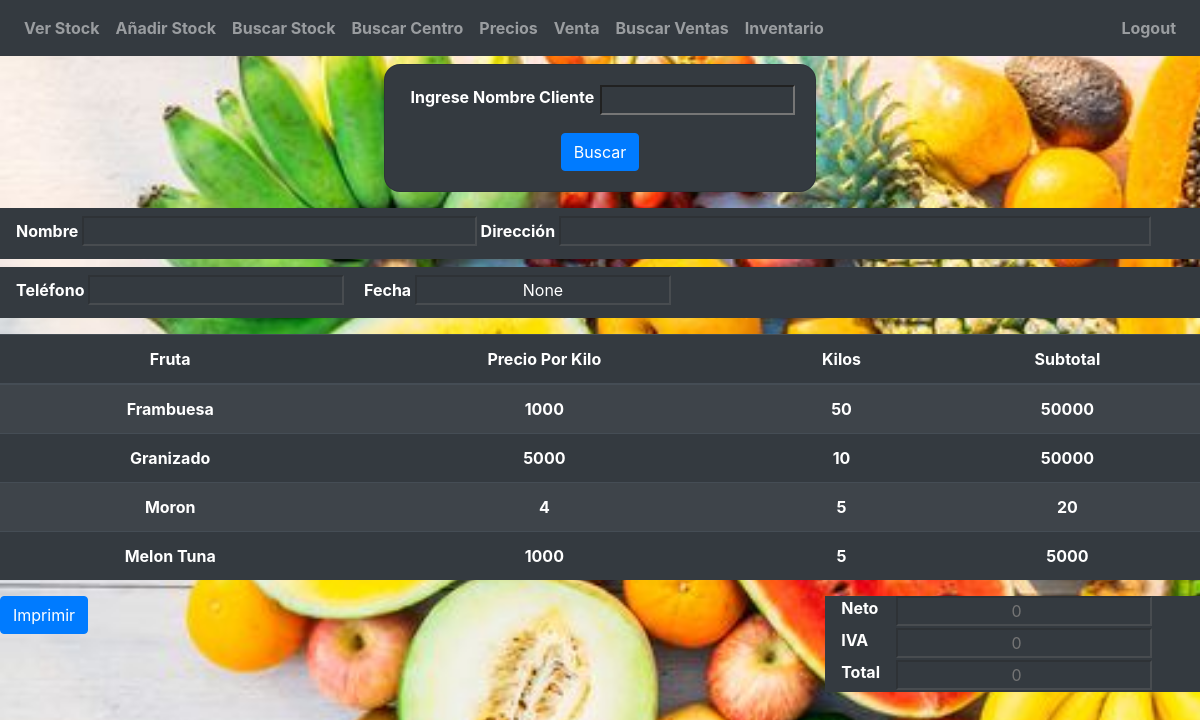
The app's page /getsales?sale_id=6 (signed in) with its own data.
### website/models.py (models this page shows)
class Fruit(db.Model):
    fruit = db.Column(db.String(150))
    fruit_id = db.Column(db.Integer, primary_key=True)
    stocks = db.relationship('Stock')
    sale_details = db.relationship('Sale_detail')

### website/views.py (the view)
@views.route('/getsales', methods=['GET'])
@login_required
def get_sales():
    client_id = request.args.get('client_id')
    id_sale = request.args.get('sale_id')
    date = request.args.get('sale_date')
    neto = request.args.get('neto')
    iva = request.args.get('19')
    total = request.args.get('total')
    client = Client.query.filter(Client.client_id == client_id).first()
    saledata = db.session.query(Sale,Sale_detail,Fruit,Prices).join(Sale_detail, Sale_detail.sale_id == Sale.sale_id).join(Fruit, Fruit.fruit_id == Sale_detail.fruit_id).join(Prices, Prices.fruit_id == Fruit.fruit_id).filter(Sale.sale_id == id_sale).all()
    return render_template("sale.html", user=current_user, cliente = client, saledata = saledata, date = date, neto = neto, iva = iva, total = total)

### website/__init__.py (called while the page is built)
def create_app():
    app = Flask(__name__)
    app.config['SECRET_KEY'] = 'programa fruta freddy'
    app.config['SQLALCHEMY_DATABASE_URI'] = f'sqlite:///{db_name}'
    db.init_app(app)
    from .views import views
    from .auth import auth
    app.register_blueprint(views, url_prefix='/')
    app.register_blueprint(auth, url_prefix='/')
    from .models import User, Fruit, Sale, Sale_detail, Stock
    create_database(app)
    login_manager = LoginManager()
    login_manager.login_view = 'auth.login'
    login_manager.init_app(app)
    @login_manager.user_loader
    def load_user(id):
        return User.query.get(int(id))
    return app

### website/templates/sale.html (shortened to what this page needs)
{% extends "base.html" %}
{% block content %}
<div class="container py-2 d-print-none">
  <div class="row d-flex justify-content-center align-items-center">
    <div class="col-12 col-md-8 col-lg-6 col-xl-5">
      <div class="card bg-dark text-white" style="border-radius: 1rem">
        <div class="card-body text-center">
          <form
            name="form_sale"
            id="form_sale"
            action="/sale_search"
            method="GET"
          >
              <label for="search">Ingrese Nombre Cliente</label>
              <input type="text" class="name bg-dark text-white text-center float-right col-lg-6 " id="name" name="name" required>
              <button type="submit" class="btn btn-primary">Buscar</button>
            </div>
        </div>
      </div>
    </div>
  </div>
</div>
{% if saledata %}
<div class="bg-dark pl-3 pb-2 pt-2 mt-2">
  <label for="name" class="text-white text-center">Nombre</label>
  <input type="text" value="{{cliente.name}}" class="name bg-dark text-white text-center col-lg-4" id="name" name="name" disabled />
  <label for="address" class="text-white text-center">Dirección</label>
  <input type="text" value="{{cliente.address}}" class="address bg-dark text-white text-center col-lg-6" id="address" name="address" disabled/>
</div>
<div class="bg-dark pl-3 pb-2 pt-2 mt-2">
  <label for="phone" class="text-white text-center">Teléfono</label>
  <input type="text" value="{{cliente.phone}}" class="phone bg-dark text-white text-center" id="phone" name="phone" disabled />
  <label for="date" class="pl-3 text-white text-center">Fecha</label>
  <input type="text" value="{{date}}" class="date bg-dark text-white text-center" id="date" name="date" disabled/>
</div>
<div class="pt-3">
  <table class="table table-striped table-dark text-center">
    <thead>
      <tr>
        <th scope="col">Fruta</th>
        <th scope="col">Precio Por Kilo</th>
        <th scope="col">Kilos</th>
        <th scope="col">Subtotal</th>
      </tr>
    </thead>
    <tbody>
      {% for sale,saledetail,fruit,prices in saledata %}
      <tr>
        <td>{{ fruit.fruit }}</td>
        <td>{{ prices.price }}</td>
        <td>{{ saledetail.kilo }}</td>
        <td>{{ saledetail.totalFruit }}</td>
      </tr>
      {% endfor %}
    </tbody>
  </table>
  <div class="float-right">
  <div class="bg-dark pr-5">
    <label for="sub" class="text-white text-center px-3">Neto</label>
    <input type="number" name="sub" id="sub" class="sub text-center text-white bg-dark float-right" disabled placeholder="0" value="{{neto}}">
  </div>
  <div class="bg-dark  pr-5">
    <label for="iva" class="text-white text-center px-3">IVA</label>
    <input type="number" name="iva" id="iva" class="iva text-center text-white bg-dark float-right" disabled placeholder="0" value="{{iva}}">
  </div>
  <div class="bg-dark pr-5">
    <label for="totaliva" class="text-white text-center px-3">Total</label>
    <input type="number" name="totaliva" id="totaliva" class="totaliva text-center text-white bg-dark float-right" disabled placeholder="0" value="{{total}}">
  </div>
</div>
  <button class="btn btn-primary hidden-print d-print-none" onclick="window.print(); return false;">Imprimir</button>
</div>
{% endif %}
{% endblock %}

### website/static/css/style.css (style rules this page uses)
body { background-image: url('/static/img/frutas.jpg'); height: 100vh; background-size: cover; font-weight: bold; }

### records on screen
Fruit: fruit "Frambuesa", price "1000", kilo "50", totalFruit "50000"
Fruit: fruit "Granizado", price "5000", kilo "10", totalFruit "50000"
Fruit: fruit "Moron", price "4", kilo "5", totalFruit "20"
Fruit: fruit "Melon Tuna", price "1000", kilo "5", totalFruit "5000"
